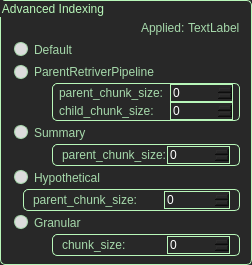
          <widget class="QGroupBox" name="groupBox_5">
           <property name="sizePolicy">
            <sizepolicy hsizetype="Minimum" vsizetype="Preferred">
             <horstretch>0</horstretch>
             <verstretch>0</verstretch>
            </sizepolicy>
           </property>
           <property name="styleSheet">
            <string notr="true">QGroupBox {
	color: rgb(184, 247, 185);
    background-color: rgb(40, 40, 40); /* 원하는 색상으로 변경 */
	border: 1px solid rgb(184, 247, 185);
	border-radius: 5px;      /* (선택 사항) 모서리를 둥글게 */
}</string>
           </property>
           <property name="title">
            <string>Advanced Indexing</string>
           </property>
           <layout class="QVBoxLayout" name="verticalLayout_12" stretch="2,1,3,3,3,3,3,3,3,3,3">
            <property name="spacing">
             <number>0</number>
            </property>
            <property name="topMargin">
             <number>2</number>
            </property>
            <property name="bottomMargin">
             <number>8</number>
            </property>
            <item>
             <spacer name="verticalSpacer_6">
              <property name="orientation">
               <enum>Qt::Orientation::Vertical</enum>
              </property>
              <property name="sizeHint" stdset="0">
               <size>
                <width>20</width>
                <height>40</height>
               </size>
              </property>
             </spacer>
            </item>
            <item>
             <widget class="QWidget" name="widget_3" native="true">
              <property name="sizePolicy">
               <sizepolicy hsizetype="Minimum" vsizetype="Preferred">
                <horstretch>0</horstretch>
                <verstretch>0</verstretch>
               </sizepolicy>
              </property>
              <property name="styleSheet">
               <string notr="true">QWidget{
	background-color: rgb(40, 40, 40); /* 원하는 색상으로 변경 */
}</string>
              </property>
              <layout class="QHBoxLayout" name="horizontalLayout_17" stretch="18,1,1">
               <property name="spacing">
                <number>0</number>
               </property>
               <property name="leftMargin">
                <number>0</number>
               </property>
               <property name="topMargin">
                <number>0</number>
               </property>
               <property name="rightMargin">
                <number>0</number>
               </property>
               <property name="bottomMargin">
                <number>0</number>
               </property>
               <item>
                <spacer name="horizontalSpacer_10">
                 <property name="orientation">
                  <enum>Qt::Orientation::Horizontal</enum>
                 </property>
                 <property name="sizeType">
                  <enum>QSizePolicy::Policy::Minimum</enum>
                 </property>
                 <property name="sizeHint" stdset="0">
                  <size>
                   <width>40</width>
                   <height>20</height>
                  </size>
                 </property>
                </spacer>
               </item>
               <item>
                <widget class="QLabel" name="label_12">
                 <property name="sizePolicy">
                  <sizepolicy hsizetype="Minimum" vsizetype="Preferred">
                   <horstretch>0</horstretch>
                   <verstretch>0</verstretch>
                  </sizepolicy>
                 </property>
                 <property name="styleSheet">
                  <string notr="true">QLabel {
    color: rgb(166, 217, 171);
}</string>
                 </property>
                 <property name="text">
                  <string>Applied: </string>
                 </property>
                </widget>
               </item>
               <item>
                <widget class="QLabel" name="rag_indexing">
                 <property name="sizePolicy">
                  <sizepolicy hsizetype="Minimum" vsizetype="Preferred">
                   <horstretch>0</horstretch>
                   <verstretch>0</verstretch>
                  </sizepolicy>
                 </property>
                 <property name="styleSheet">
                  <string notr="true">QLabel {
    color: rgb(166, 217, 171);
}</string>
                 </property>
                 <property name="text">
                  <string>TextLabel</string>
                 </property>
                </widget>
               </item>
              </layout>
             </widget>
            </item>
            <item>
             <widget class="QRadioButton" name="default_retriever">
              <property name="sizePolicy">
               <sizepolicy hsizetype="Minimum" vsizetype="Minimum">
                <horstretch>0</horstretch>
                <verstretch>0</verstretch>
               </sizepolicy>
              </property>
              <property name="styleSheet">
               <string notr="true">QRadioButton {
    color: rgb(166, 217, 171);
	background-color: rgb(40, 40, 40); /* 원하는 색상으로 변경 */
	margin: 2px;
}
QRadioButton::indicator:checked {
	border: 3px solid rgb(166, 217, 171);
	border-radius: 8px;
	background-color: rgb(100,180,100)
}
QRadioButton::indicator:unchecked {
	border: 1px solid rgb(166, 217, 171);
	border-radius: 7px;
	background-color: rgb(220,220,220);
}
</string>
              </property>
              <property name="text">
               <string>Default</string>
              </property>
             </widget>
            </item>
            <item>
             <widget class="QRadioButton" name="parent_retriever">
              <property name="sizePolicy">
               <sizepolicy hsizetype="Minimum" vsizetype="Minimum">
                <horstretch>0</horstretch>
                <verstretch>0</verstretch>
               </sizepolicy>
              </property>
              <property name="styleSheet">
               <string notr="true">QRadioButton {
    color: rgb(166, 217, 171);
	background-color: rgb(40, 40, 40); /* 원하는 색상으로 변경 */
	margin: 2px;
}
QRadioButton::indicator:checked {
	border: 3px solid rgb(166, 217, 171);
	border-radius: 8px;
	background-color: rgb(100,180,100)
}
QRadioButton::indicator:unchecked {
	border: 1px solid rgb(166, 217, 171);
	border-radius: 7px;
	background-color: rgb(220,220,220);
}
</string>
              </property>
              <property name="text">
               <string>ParentRetriverPipeline</string>
              </property>
             </widget>
            </item>
            <item>
             <widget class="QWidget" name="widget_4" native="true">
              <property name="sizePolicy">
               <sizepolicy hsizetype="Preferred" vsizetype="Minimum">
                <horstretch>0</horstretch>
                <verstretch>0</verstretch>
               </sizepolicy>
              </property>
              <property name="styleSheet">
               <string notr="true">QWidget {
	background-color: rgb(40, 40, 40); /* 원하는 색상으로 변경 */
}</string>
              </property>
              <layout class="QHBoxLayout" name="horizontalLayout_10" stretch="1,19">
               <property name="leftMargin">
                <number>0</number>
               </property>
               <property name="topMargin">
                <number>0</number>
               </property>
               <property name="rightMargin">
                <number>0</number>
               </property>
               <property name="bottomMargin">
                <number>0</number>
               </property>
               <item>
                <spacer name="horizontalSpacer_7">
                 <property name="orientation">
                  <enum>Qt::Orientation::Horizontal</enum>
                 </property>
                 <property name="sizeType">
                  <enum>QSizePolicy::Policy::Minimum</enum>
                 </property>
                 <property name="sizeHint" stdset="0">
                  <size>
                   <width>40</width>
                   <height>20</height>
                  </size>
                 </property>
                </spacer>
               </item>
               <item>
                <widget class="QGroupBox" name="groupBox">
                 <property name="sizePolicy">
                  <sizepolicy hsizetype="Minimum" vsizetype="Preferred">
                   <horstretch>0</horstretch>
                   <verstretch>0</verstretch>
                  </sizepolicy>
                 </property>
                 <property name="styleSheet">
                  <string notr="true">QGroupBox {
	border: 1px solid rgb(184, 247, 185);
	border-radius: 5px;
	background-color: rgb(40, 40, 40);
	text-align: center;
	color: White;
}</string>
                 </property>
                 <property name="title">
                  <string/>
                 </property>
                 <property name="alignment">
                  <set>Qt::AlignmentFlag::AlignLeading|Qt::AlignmentFlag::AlignLeft|Qt::AlignmentFlag::AlignTop</set>
                 </property>
                 <layout class="QVBoxLayout" name="verticalLayout_6" stretch="1,1">
                  <property name="spacing">
                   <number>0</number>
                  </property>
                  <property name="leftMargin">
                   <number>6</number>
                  </property>
                  <property name="topMargin">
                   <number>0</number>
                  </property>
                  <property name="rightMargin">
                   <number>6</number>
                  </property>
                  <property name="bottomMargin">
                   <number>0</number>
                  </property>
                  <item>
                   <layout class="QHBoxLayout" name="horizontalLayout_11" stretch="6,3">
                    <item>
                     <widget class="QLabel" name="label_8">
                      <property name="sizePolicy">
                       <sizepolicy hsizetype="Minimum" vsizetype="Preferred">
                        <horstretch>0</horstretch>
                        <verstretch>0</verstretch>
                       </sizepolicy>
                      </property>
                      <property name="styleSheet">
                       <string notr="true">QLabel {
    color: rgb(166, 217, 171);
	background-color: rgb(40, 40, 40);
}</string>
                      </property>
                      <property name="text">
                       <string>parent_chunk_size:</string>
                      </property>
                     </widget>
                    </item>
                    <item>
                     <widget class="QSpinBox" name="parentretreiver_parent_chunk_size">
                      <property name="styleSheet">
                       <string notr="true">QSpinBox {
	border: 1px solid rgb(184, 247, 185);
	text-align: center;
	color: White;
}</string>
                      </property>
                      <property name="maximum">
                       <number>100000</number>
                      </property>
                      <property name="singleStep">
                       <number>10</number>
                      </property>
                      <property name="value">
                       <number>0</number>
                      </property>
                     </widget>
                    </item>
                   </layout>
                  </item>
                  <item>
                   <layout class="QHBoxLayout" name="horizontalLayout_12" stretch="6,3">
                    <item>
                     <widget class="QLabel" name="label_9">
                      <property name="sizePolicy">
                       <sizepolicy hsizetype="Minimum" vsizetype="Preferred">
                        <horstretch>0</horstretch>
                        <verstretch>0</verstretch>
                       </sizepolicy>
                      </property>
                      <property name="styleSheet">
                       <string notr="true">QLabel {
    color: rgb(166, 217, 171);
	background-color: rgb(40, 40, 40);
}</string>
                      </property>
                      <property name="text">
                       <string>child_chunk_size:</string>
                      </property>
                     </widget>
                    </item>
                    <item>
                     <widget class="QSpinBox" name="parentretreiver_child_chunk_size">
                      <property name="styleSheet">
                       <string notr="true">QSpinBox {
	border: 1px solid rgb(184, 247, 185);
	text-align: center;
	color: White;
}</string>
                      </property>
                      <property name="maximum">
                       <number>100000</number>
                      </property>
                      <property name="singleStep">
                       <number>10</number>
                      </property>
                      <property name="value">
                       <number>0</number>
                      </property>
                     </widget>
                    </item>
                   </layout>
                  </item>
                 </layout>
                </widget>
               </item>
              </layout>
             </widget>
            </item>
            <item>
             <widget class="QRadioButton" name="summary_retriever">
              <property name="sizePolicy">
               <sizepolicy hsizetype="Minimum" vsizetype="Minimum">
                <horstretch>0</horstretch>
                <verstretch>0</verstretch>
               </sizepolicy>
              </property>
              <property name="styleSheet">
               <string notr="true">QRadioButton {
    color: rgb(166, 217, 171);
	background-color: rgb(40, 40, 40); /* 원하는 색상으로 변경 */
	margin: 2px;
}
QRadioButton::indicator:checked {
	border: 3px solid rgb(166, 217, 171);
	border-radius: 8px;
	background-color: rgb(100,180,100)
}
QRadioButton::indicator:unchecked {
	border: 1px solid rgb(166, 217, 171);
	border-radius: 7px;
	background-color: rgb(220,220,220);
}
</string>
              </property>
              <property name="text">
               <string>Summary</string>
              </property>
             </widget>
            </item>
            <item>
             <widget class="QWidget" name="widget_5" native="true">
              <property name="sizePolicy">
               <sizepolicy hsizetype="Minimum" vsizetype="Minimum">
                <horstretch>0</horstretch>
                <verstretch>0</verstretch>
               </sizepolicy>
              </property>
              <property name="styleSheet">
               <string notr="true">QWidget {
	background-color: rgb(40, 40, 40); /* 원하는 색상으로 변경 */
}</string>
              </property>
              <layout class="QHBoxLayout" name="horizontalLayout_13" stretch="1,19">
               <property name="spacing">
                <number>6</number>
               </property>
               <property name="leftMargin">
                <number>0</number>
               </property>
               <property name="topMargin">
                <number>0</number>
               </property>
               <property name="rightMargin">
                <number>0</number>
               </property>
               <property name="bottomMargin">
                <number>0</number>
               </property>
               <item>
                <spacer name="horizontalSpacer_8">
                 <property name="orientation">
                  <enum>Qt::Orientation::Horizontal</enum>
                 </property>
                 <property name="sizeType">
                  <enum>QSizePolicy::Policy::Minimum</enum>
                 </property>
                 <property name="sizeHint" stdset="0">
                  <size>
                   <width>40</width>
                   <height>20</height>
                  </size>
                 </property>
                </spacer>
               </item>
               <item>
                <widget class="QGroupBox" name="groupBox_2">
                 <property name="sizePolicy">
                  <sizepolicy hsizetype="Minimum" vsizetype="Preferred">
                   <horstretch>0</horstretch>
                   <verstretch>0</verstretch>
                  </sizepolicy>
                 </property>
                 <property name="styleSheet">
                  <string notr="true">QGroupBox {
	border: 1px solid rgb(184, 247, 185);
	border-radius: 5px;
	background-color: rgb(40, 40, 40);
	text-align: center;
	color: White;
}</string>
                 </property>
                 <property name="title">
                  <string/>
                 </property>
                 <property name="alignment">
                  <set>Qt::AlignmentFlag::AlignLeading|Qt::AlignmentFlag::AlignLeft|Qt::AlignmentFlag::AlignTop</set>
                 </property>
                 <layout class="QVBoxLayout" name="verticalLayout_9">
                  <property name="spacing">
                   <number>0</number>
                  </property>
                  <property name="topMargin">
                   <number>0</number>
                  </property>
                  <property name="bottomMargin">
                   <number>0</number>
                  </property>
                  <item>
                   <layout class="QHBoxLayout" name="horizontalLayout_14" stretch="6,3">
                    <item>
                     <widget class="QLabel" name="label_10">
                      <property name="sizePolicy">
                       <sizepolicy hsizetype="Minimum" vsizetype="Preferred">
                        <horstretch>0</horstretch>
                        <verstretch>0</verstretch>
                       </sizepolicy>
                      </property>
                      <property name="styleSheet">
                       <string notr="true">QLabel {
    color: rgb(166, 217, 171);
	background-color: rgb(40, 40, 40);
}</string>
                      </property>
                      <property name="text">
                       <string>parent_chunk_size:</string>
                      </property>
                     </widget>
                    </item>
                    <item>
                     <widget class="QSpinBox" name="summary_parent_chunk_size">
                      <property name="styleSheet">
                       <string notr="true">QSpinBox {
	border: 1px solid rgb(184, 247, 185);
	text-align: center;
	color: White;
}</string>
                      </property>
                      <property name="maximum">
                       <number>100000</number>
                      </property>
                      <property name="singleStep">
                       <number>10</number>
                      </property>
                      <property name="value">
                       <number>0</number>
                      </property>
                     </widget>
                    </item>
                   </layout>
                  </item>
                 </layout>
                </widget>
               </item>
              </layout>
             </widget>
            </item>
            <item>
             <widget class="QRadioButton" name="hypothetical_retriever">
              <property name="sizePolicy">
               <sizepolicy hsizetype="Minimum" vsizetype="Minimum">
                <horstretch>0</horstretch>
                <verstretch>0</verstretch>
               </sizepolicy>
              </property>
              <property name="styleSheet">
               <string notr="true">QRadioButton {
    color: rgb(166, 217, 171);
	background-color: rgb(40, 40, 40); /* 원하는 색상으로 변경 */
	margin: 2px;
}
QRadioButton::indicator:checked {
	border: 3px solid rgb(166, 217, 171);
	border-radius: 8px;
	background-color: rgb(100,180,100)
}
QRadioButton::indicator:unchecked {
	border: 1px solid rgb(166, 217, 171);
	border-radius: 7px;
	background-color: rgb(220,220,220);
}
</string>
              </property>
              <property name="text">
               <string>Hypothetical</string>
              </property>
             </widget>
            </item>
            <item>
             <widget class="QWidget" name="widget_6" native="true">
              <property name="sizePolicy">
               <sizepolicy hsizetype="Minimum" vsizetype="Minimum">
                <horstretch>0</horstretch>
                <verstretch>0</verstretch>
               </sizepolicy>
              </property>
              <property name="styleSheet">
               <string notr="true">QWidget {
	background-color: rgb(40, 40, 40); /* 원하는 색상으로 변경 */
}</string>
              </property>
              <layout class="QHBoxLayout" name="horizontalLayout_15" stretch="1,19">
               <property name="leftMargin">
                <number>0</number>
               </property>
               <property name="topMargin">
                <number>0</number>
               </property>
               <property name="rightMargin">
                <number>0</number>
               </property>
               <property name="bottomMargin">
                <number>0</number>
               </property>
               <item>
                <spacer name="horizontalSpacer_9">
                 <property name="orientation">
                  <enum>Qt::Orientation::Horizontal</enum>
                 </property>
                 <property name="sizeHint" stdset="0">
                  <size>
                   <width>40</width>
                   <height>20</height>
                  </size>
                 </property>
                </spacer>
               </item>
               <item>
                <widget class="QGroupBox" name="groupBox_3">
                 <property name="sizePolicy">
                  <sizepolicy hsizetype="Minimum" vsizetype="Preferred">
                   <horstretch>0</horstretch>
                   <verstretch>0</verstretch>
                  </sizepolicy>
                 </property>
                 <property name="styleSheet">
                  <string notr="true">QGroupBox {
	border: 1px solid rgb(184, 247, 185);
	border-radius: 5px;
	background-color: rgb(40, 40, 40);
	text-align: center;
	color: White;
}</string>
                 </property>
                 <property name="title">
                  <string/>
                 </property>
                 <property name="alignment">
                  <set>Qt::AlignmentFlag::AlignLeading|Qt::AlignmentFlag::AlignLeft|Qt::AlignmentFlag::AlignTop</set>
                 </property>
                 <layout class="QVBoxLayout" name="verticalLayout_10">
                  <property name="spacing">
                   <number>0</number>
                  </property>
                  <property name="topMargin">
                   <number>0</number>
                  </property>
                  <property name="bottomMargin">
                   <number>0</number>
                  </property>
                  <item>
                   <layout class="QHBoxLayout" name="horizontalLayout_16" stretch="6,3">
                    <item>
                     <widget class="QLabel" name="label_11">
                      <property name="sizePolicy">
                       <sizepolicy hsizetype="Minimum" vsizetype="Preferred">
                        <horstretch>0</horstretch>
                        <verstretch>0</verstretch>
                       </sizepolicy>
                      </property>
                      <property name="styleSheet">
                       <string notr="true">QLabel {
    color: rgb(166, 217, 171);
	background-color: rgb(40, 40, 40);
}</string>
                      </property>
                      <property name="text">
                       <string>parent_chunk_size:</string>
                      </property>
                     </widget>
                    </item>
                    <item>
                     <widget class="QSpinBox" name="hypo_parent_chunk_size">
                      <property name="styleSheet">
                       <string notr="true">QSpinBox {
	border: 1px solid rgb(184, 247, 185);
	text-align: center;
	color: White;
}</string>
                      </property>
                      <property name="maximum">
                       <number>100000</number>
                      </property>
                      <property name="singleStep">
                       <number>10</number>
                      </property>
                      <property name="value">
                       <number>0</number>
                      </property>
                     </widget>
                    </item>
                   </layout>
                  </item>
                 </layout>
                </widget>
               </item>
              </layout>
             </widget>
            </item>
            <item>
             <widget class="QRadioButton" name="granular_retriever">
              <property name="sizePolicy">
               <sizepolicy hsizetype="Minimum" vsizetype="Minimum">
                <horstretch>0</horstretch>
                <verstretch>0</verstretch>
               </sizepolicy>
              </property>
              <property name="styleSheet">
               <string notr="true">QRadioButton {
    color: rgb(166, 217, 171);
	background-color: rgb(40, 40, 40); /* 원하는 색상으로 변경 */
	margin: 2px;
}
QRadioButton::indicator:checked {
	border: 3px solid rgb(166, 217, 171);
	border-radius: 8px;
	background-color: rgb(100,180,100)
}
QRadioButton::indicator:unchecked {
	border: 1px solid rgb(166, 217, 171);
	border-radius: 7px;
	background-color: rgb(220,220,220);
}
</string>
              </property>
              <property name="text">
               <string>Granular</string>
              </property>
             </widget>
            </item>
            <item>
             <widget class="QWidget" name="widget_7" native="true">
              <property name="sizePolicy">
               <sizepolicy hsizetype="Minimum" vsizetype="Minimum">
                <horstretch>0</horstretch>
                <verstretch>0</verstretch>
               </sizepolicy>
              </property>
              <property name="styleSheet">
               <string notr="true">QWidget {
	background-color: rgb(40, 40, 40); /* 원하는 색상으로 변경 */
}</string>
              </property>
              <layout class="QHBoxLayout" name="horizontalLayout_18" stretch="1,19">
               <property name="leftMargin">
                <number>0</number>
               </property>
               <property name="topMargin">
                <number>0</number>
               </property>
               <property name="rightMargin">
                <number>0</number>
               </property>
               <property name="bottomMargin">
                <number>0</number>
               </property>
               <item>
                <spacer name="horizontalSpacer_11">
                 <property name="orientation">
                  <enum>Qt::Orientation::Horizontal</enum>
                 </property>
                 <property name="sizeType">
                  <enum>QSizePolicy::Policy::Minimum</enum>
                 </property>
                 <property name="sizeHint" stdset="0">
                  <size>
                   <width>40</width>
                   <height>20</height>
                  </size>
                 </property>
                </spacer>
               </item>
               <item>
                <widget class="QGroupBox" name="groupBox_4">
                 <property name="sizePolicy">
                  <sizepolicy hsizetype="Minimum" vsizetype="Preferred">
                   <horstretch>0</horstretch>
                   <verstretch>0</verstretch>
                  </sizepolicy>
                 </property>
                 <property name="styleSheet">
                  <string notr="true">QGroupBox {
	border: 1px solid rgb(184, 247, 185);
	border-radius: 5px;
	background-color: rgb(40, 40, 40);
	text-align: center;
	color: White;
}</string>
                 </property>
                 <property name="title">
                  <string/>
                 </property>
                 <property name="alignment">
                  <set>Qt::AlignmentFlag::AlignLeading|Qt::AlignmentFlag::AlignLeft|Qt::AlignmentFlag::AlignTop</set>
                 </property>
                 <layout class="QVBoxLayout" name="verticalLayout_11">
                  <property name="spacing">
                   <number>0</number>
                  </property>
                  <property name="topMargin">
                   <number>0</number>
                  </property>
                  <property name="bottomMargin">
                   <number>0</number>
                  </property>
                  <item>
                   <layout class="QHBoxLayout" name="horizontalLayout_19" stretch="6,3">
                    <item>
                     <widget class="QLabel" name="label_13">
                      <property name="sizePolicy">
                       <sizepolicy hsizetype="Minimum" vsizetype="Preferred">
                        <horstretch>0</horstretch>
                        <verstretch>0</verstretch>
                       </sizepolicy>
                      </property>
                      <property name="styleSheet">
                       <string notr="true">QLabel {
    color: rgb(166, 217, 171);
	background-color: rgb(40, 40, 40);
}</string>
                      </property>
                      <property name="text">
                       <string>chunk_size:</string>
                      </property>
                     </widget>
                    </item>
                    <item>
                     <widget class="QSpinBox" name="granular_chunk_size">
                      <property name="styleSheet">
                       <string notr="true">QSpinBox {
	border: 1px solid rgb(184, 247, 185);
	text-align: center;
	color: White;
}</string>
                      </property>
                      <property name="maximum">
                       <number>100000</number>
                      </property>
                      <property name="singleStep">
                       <number>10</number>
                      </property>
                      <property name="value">
                       <number>0</number>
                      </property>
                     </widget>
                    </item>
                   </layout>
                  </item>
                 </layout>
                </widget>
               </item>
              </layout>
             </widget>
            </item>
           </layout>
          </widget>
